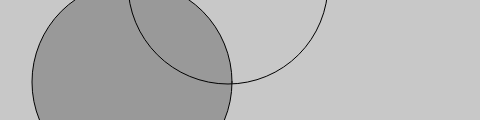
Frame 1 (no input)
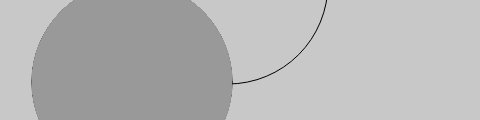
Frame 60 (no input)
Frame 120 (the mouse pressed at the canvas centre since frame 60): identical to frame 60, image omitted

The p5.js sketch that drew these frames (run headless with seeded random() and noise() and a simulated clock; from frame 60 on, the mouse is pressed at the canvas centre):

// p5.js sketch
// ── sketch.js
function setup() {
	createCanvas(480, 120);
	background(200);
}

function draw() {
	fill(153);                      // Medium gray
	ellipse(132, 82, 200, 200);     // Gray circle
	noFill();                       // Turn off fill
	ellipse(228, -16, 200, 200);    // Outline circle
	noStroke();                     // Turn off stroke
	ellipse(268, 118, 200, 200);    // Doesn't draw!
	}
